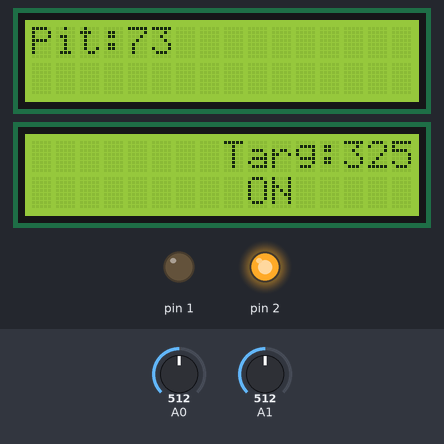
A sketch run on a simulated Arduino Uno, built with avr-gcc and run on an emulated ATmega328P. On the bench: 2 × 16×2 character LCD, output pins drawn as LEDs (lit = HIGH). The test bench sets the inputs (shaded band); at power-on: A1 = 512, A0 = 512.

Above: at 1.3 s.
1.4 s: A1 set to 660
At 3.0 s:
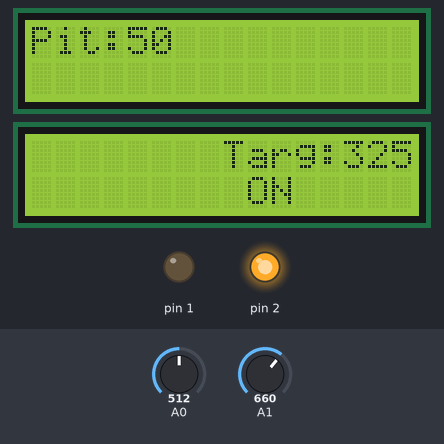
3.6 s: A0 set to 40
At 5.0 s:
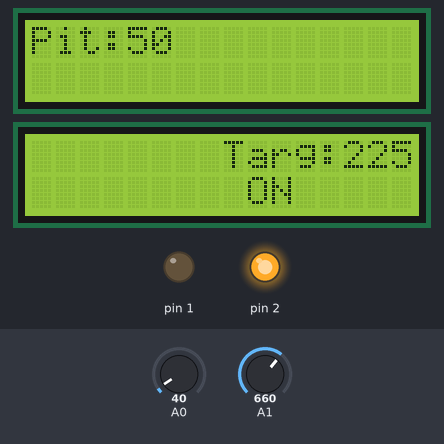
5.6 s: A1 set to 50
At 7.0 s:
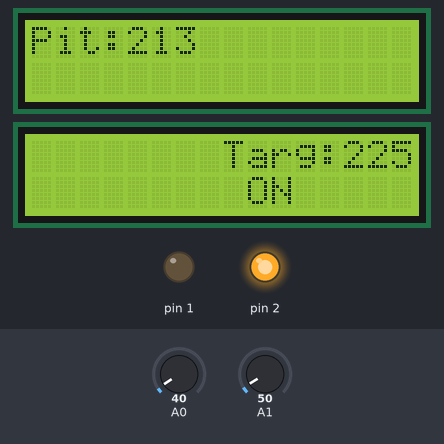
7.6 s: A1 set to 40
At 9.0 s:
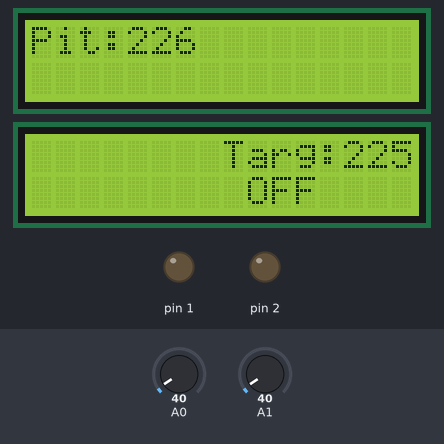
9.6 s: A0 set to 45
11.4 s: A0 set to 55
At 13.1 s:
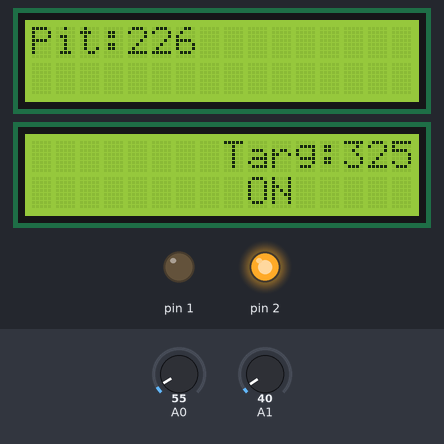
Timing chart, 0 to 14.6 s (numbered marks = the images above; inputs shaded):
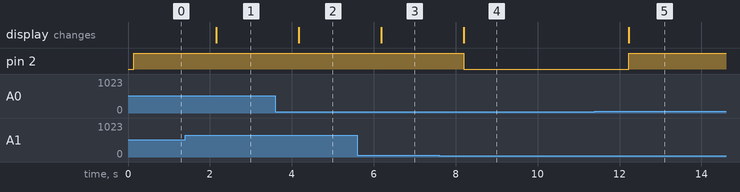

The sketch:

app.ino
```cpp
#include "Thermometer.h"
#include "Screen.h"
#include "Bellows.h"

Thermometer thermometer(1);
Screen screen;
Bellows bellows(screen, 225);
void setup(){
}
void loop(){
	int buttonNumber = 0;
	buttonNumber = screen.checkButtonPressed();
	if(buttonNumber == 1) {
		bellows.setTargetTemperature(225);
	} else if (buttonNumber == 2) {
		bellows.setTargetTemperature(325);
	}
    screen.setTemperatureDisplay(thermometer.getTemperature());
    bellows.pulse(thermometer.getTemperature());
	delay(1000);
}
```

Bellows.cpp
```cpp
#include <Arduino.h>
#include "Screen.h"
#include "Bellows.h"
Bellows::Bellows(Screen screen, int targetTemperature){
	pinMode(2,OUTPUT);
	_screen = screen;
	_previousTemp = 0;
	this->setTargetTemperature(targetTemperature);
}
void Bellows::setTargetTemperature(int targetTemperature){
	_targetTemperature = targetTemperature;
	_screen.setTargetTemperatureDisplay(targetTemperature);
}
bool Bellows::_trendingUpAndClose(int currentTemp) {
	if(currentTemp > _targetTemperature - 5 && currentTemp > _previousTemp) {
		return true;
	}
	return false;
}
void Bellows::pulse(int currentTemp){
	if(currentTemp >= _targetTemperature || _trendingUpAndClose(currentTemp)) {
		_turnOffFan();
	}
	else if (currentTemp < _targetTemperature - 5) {
		_turnOnFan();
	}
	_previousTemp = currentTemp;
}
void Bellows::_turnOnFan(){
	digitalWrite(2,HIGH);
	_screen.setFanStatusDisplay("ON");
}
void Bellows::_turnOffFan(){
	digitalWrite(2,LOW);
	_screen.setFanStatusDisplay("OFF");
}
```

Bellows.h
```cpp
#include "Screen.h"
#ifndef Bellows_h
#define Bellows_h
class Bellows {
	public:
		Bellows(Screen screen, int targetTemperature);
		void setTargetTemperature(int targetTemp);
		void pulse(int currentTemp);
	private:
		void _turnOnFan();
		void _turnOffFan();
		bool _trendingUpAndClose(int currentTemp);
		int _targetTemperature;
		int _previousTemp;
		Screen _screen;
};
#endif
```

Screen.cpp
```cpp
#include <Arduino.h>
#include <LiquidCrystal.h>
#include "Screen.h"
Screen::Screen() : _lcd(8, 13, 9, 4, 5, 6, 7) {
	_lcd.clear();
	_lcd.begin(16, 2);
}
int Screen::checkButtonPressed() {
	int adc_key_in = 0;
	adc_key_in = analogRead(0);
	if (adc_key_in > 1000) return 0;
	if (adc_key_in < 50)   return 1;
	if (adc_key_in < 650)  return 2;
}
void Screen::setTemperatureDisplay(int temp) {
	this->_scrub(0,0,7);
	_lcd.print("Pit:" + (String) temp);
}
void Screen::setFanPctDisplay(int pct) {
	this->_scrub(0,1,8);
	_lcd.print("Fan:" + (String) pct + "%");
}
void Screen::setFanStatusDisplay(String status) {
	this->_scrub(9,1,3);
	_lcd.print(status);
}
void Screen::setPulseDisplay(int pulse){
	this->_scrub(13,1,2);
	_lcd.print(pulse);

}
void Screen::setTargetTemperatureDisplay(int targetTemp) {
	this->_scrub(8,0,8);
	_lcd.print("Targ:" + (String) targetTemp);
}
void Screen::_scrub(int col, int row, int length) {
	_lcd.setCursor(col,row);
	for(int i = 0; i < length; i++){
		_lcd.print(" ");
	}
	_lcd.setCursor(col,row);
}
```

Screen.h
```cpp
#include "LiquidCrystal.h"
#include <WString.h>
#ifndef Screen_h
#define Screen_h
class Screen {
	public:
		Screen();
    	void setTemperatureDisplay(int temp);
		void setFanPctDisplay(int pct);
		void setTargetTemperatureDisplay(int targetTemperature);
		void setFanStatusDisplay(String status);
		void setPulseDisplay(int pulse);
		int checkButtonPressed();
	private:
		void _scrub(int col, int row, int length);
		LiquidCrystal _lcd;
};
#endif
```

Thermometer.cpp
```cpp
/*
  Thermometer.cpp - Library for reading PIT thermometer that comes with Maverick ET-732
  wireless grill thermometer
*/

#include <Arduino.h>
#include "Thermometer.h"

Thermometer::Thermometer(int signalPin) {
	pinMode(signalPin, OUTPUT);
	_signalPin = signalPin;
}
int Thermometer::getTemperature() {
	double forwardResistorOhms = 1014000,
			input = analogRead(_signalPin),
			thermistorOhms = log((1 / ((1024 / (double) input) - 1)) * (double) forwardResistorOhms),
			temp = (1 / ((4.717016E-4) + (1.90988E-4) * thermistorOhms + (9.955908E-8) * thermistorOhms * thermistorOhms * thermistorOhms)) - 273.25;
        int fTemp = ((int)((temp * 9.0) / 5.0 + 32.0));
	// return degrees F
        return fTemp;
}
```

Thermometer.h
```cpp
#ifndef Thermometer_h
#define Thermometer_h

class Thermometer {
	public:
		Thermometer(int signalPin);
		int getTemperature();
	private:
		int _signalPin;
};

#endif
```

Measured:
- the behaviour switches between 45 and 44 on A1 (found by bisection; images 3 and 4)
- the behaviour switches between 49 and 50 on A0 (found by bisection; images 4 and 5)
- after the input at 1.4 s, the display: changes after 0.75 s (image 1)
- after the input at 3.6 s, the display: changes after 0.57 s (image 2)
- after the input at 5.6 s, the display: changes after 0.58 s (image 3)
- after the input at 7.6 s, pin 2: HIGH → LOW after 0.59 s; the display: changes after 0.59 s (image 4)
- after the input at 9.6 s, every drawn part: stays the same
- after the input at 11.4 s, pin 2: LOW → HIGH after 0.82 s; the display: changes after 0.82 s (image 5)
